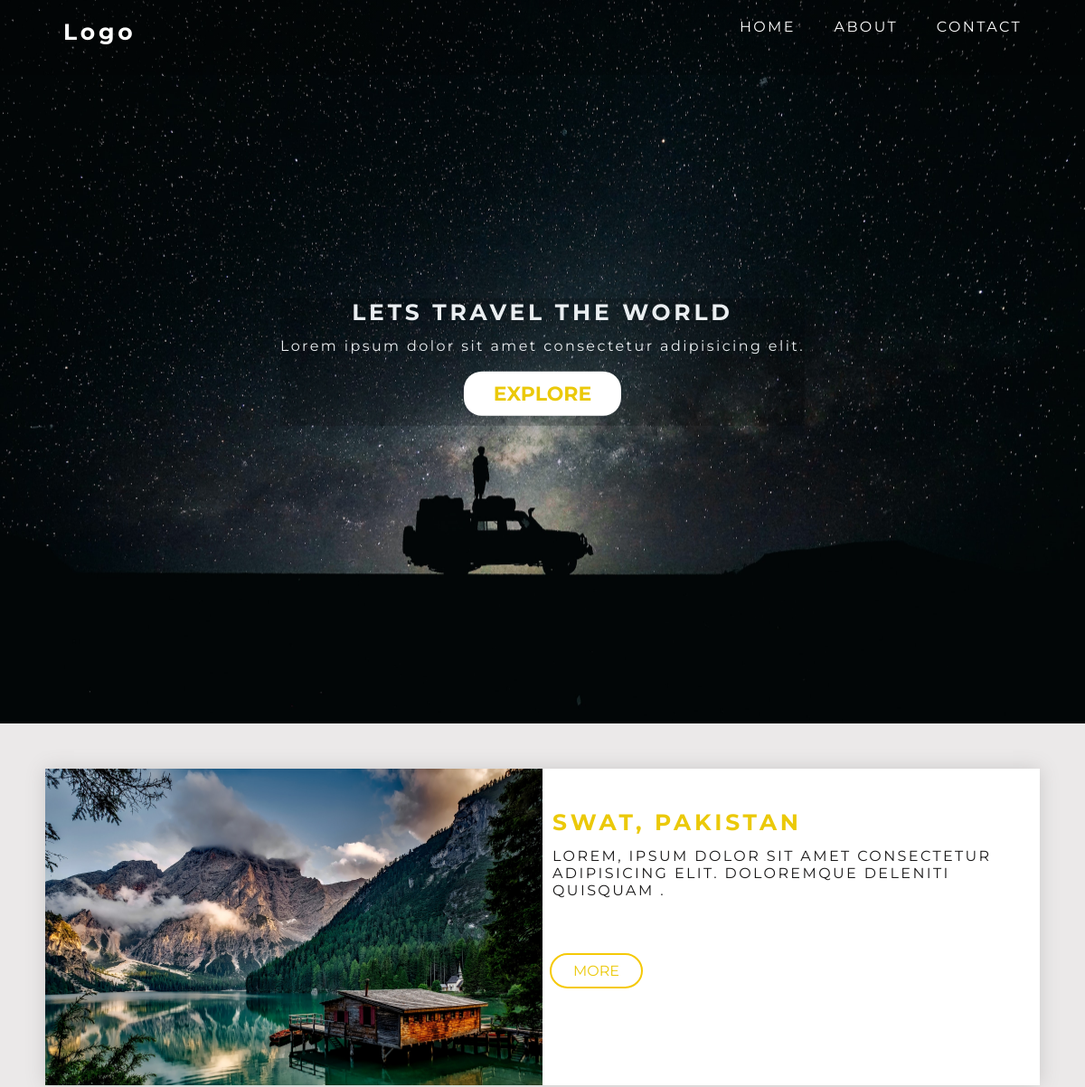
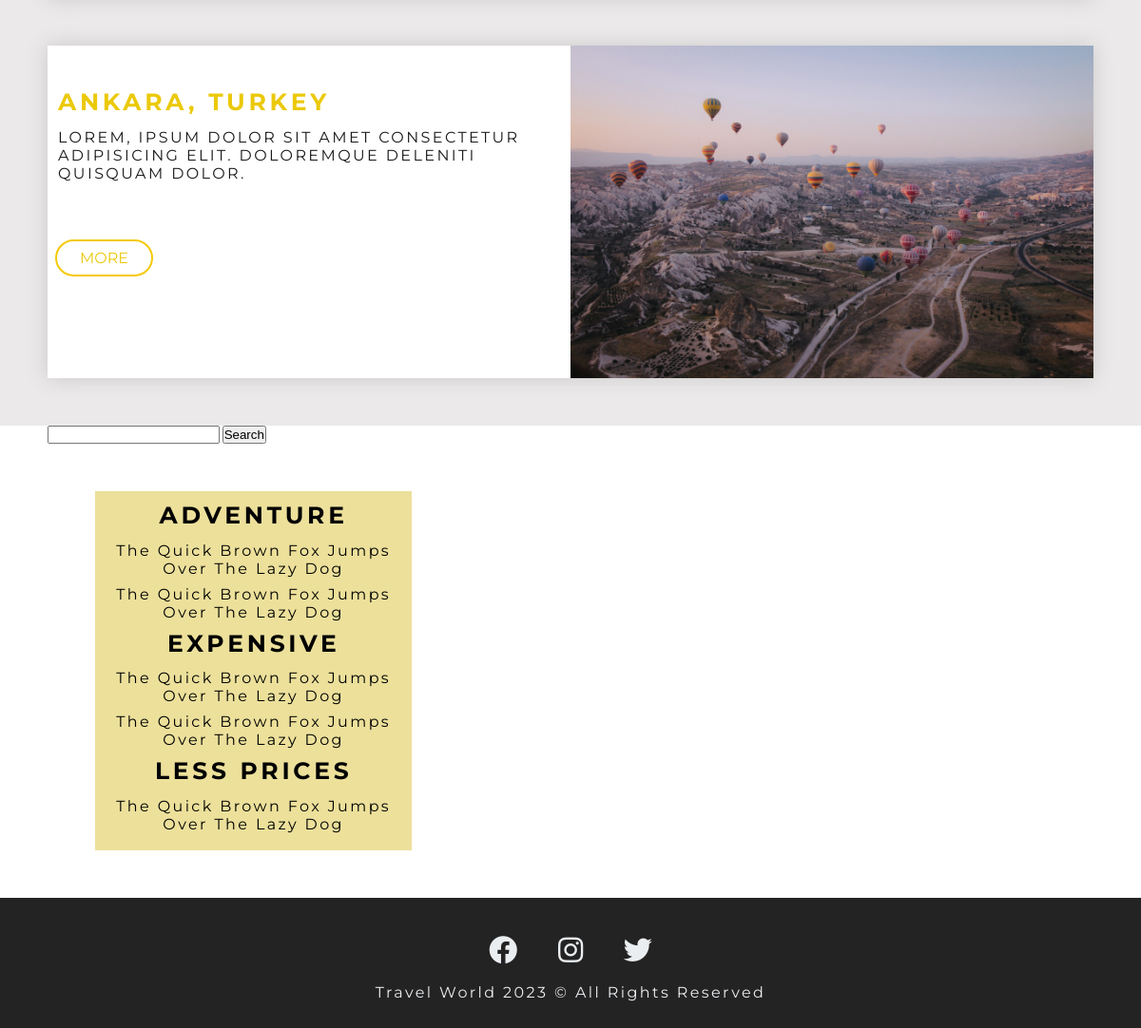
The page / on the database its author committed (2 pictures, top to bottom).
### services/models.py (models this page shows)
class Service (models.Model):
    service_title=models.CharField(max_length=100)
    service_des=HTMLField()

### newysite/views.py (the view)
# urls.py: 2. Add a URL to urlpatterns:  path('', Home.as_view(), name='home')
def Home (request):
    data={}
    servicedata=Service.objects.all()
    if request.method=="GET":
        st=request.GET.get("servicetitle")
        if st!=None:
            servicedata=Service.objects.filter(service_title__icontains=st)
    data={
        "servicedata":servicedata
    }
    return render (request,"home.html",data)

### templates/home.html
{% include "header.html" %}
    <div class="header-content">
        <h1 class="color-white">lets travel the world</h1>
        <p class="color-white">Lorem ipsum dolor sit amet consectetur adipisicing elit.</p>
        <a href="#explore" class="btn btn-primary color-yellow md-head">Explore</a>
    </div>
    </header>
    <section class="showcase" id="explore">
        <div class="container">
            <div class="row row1 ">
                <div class="img-box">
                    <img src="/static/images/Pakistan.jpg" alt="">
                </div>
                <div class="text-box color-black md-head">
                    <h1 class="color-yellow">swat, Pakistan</h1>
                    <p>Lorem, ipsum dolor sit amet consectetur adipisicing elit. Doloremque deleniti quisquam .</p>
                </div>
                <a href="#" class="btn btn-secondary color-yellow">More</a>
            </div>
            <div class="row row2">
                <div class="img-box">
                    <img src="/static/images/Turkey.jpg" alt="">
                </div>
                <div class="text-box color-black md-head">
                    <h1 class="color-yellow">Ankara, Turkey</h1>
                    <p>Lorem, ipsum dolor sit amet consectetur adipisicing elit. Doloremque deleniti quisquam dolor.</p>
                </div>
                <a href="#" class="btn btn-secondary color-yellow">More</a>
            </div>
        </div>
    </section>
    <section class="features">
        <div class="container">
            <form action="">
                <input type="text" name="servicetitle" id="">
                <input type="submit" value="Search">
            </form>
            <div class="box-wrapper">
                <div class="box box-1 bg-color">
                    {% for n in servicedata %}
                        <h1>{{n.service_title | safe | upper}}</h1>
                        <p>{{n.service_des | safe | title}}</p>
                    {% endfor %}
                </div>
            </div>
        </div>
    </section>
    {% include "footer.html" %}
</body>
</html>

### templates/header.html (shortened to what this page needs)
<!DOCTYPE html>
<html lang="en">
<head>
    <link rel="stylesheet" href="https://cdnjs.cloudflare.com/ajax/libs/font-awesome/6.4.0/css/all.min.css" />
    <link rel="stylesheet" href="/static/css/style.css">
</head>
<body>
    <header class="head">
    <nav class="navbar" >
        <div class="container">
            <h1 class="logo">Logo</h1>
            <ul class="nav-items">
                <li class="nav-item"><a href="{% url 'home' %}">Home</a></li>
                <li class="nav-item"><a href="{% url 'about' %}">About</a></li>
                <li class="nav-item"><a href="{% url 'contact' %}">Contact</a></li>
            </ul>
        </div>
    </nav>

### templates/footer.html
<footer class="footer color-white">
    <div class="socialmedia ">
        <i class="fa-brands fa-facebook fa-3x"></i>
        <i class="fa-brands fa-instagram fa-3x"></i>
        <i class="fa-brands fa-twitter fa-3x"></i>
    </div>
    <p>Travel World 2023 &copy; All Rights Reserved</p>
</footer>

### static/css/style.css (style rules this page uses)
* { margin: 0; padding: 0; box-sizing: border-box; }
.container { max-width: 1100px; width: 95%; margin: 0 auto; }
.md-head { font-size: 2.2rem; }
.color-yellow { color: rgb(235, 201, 9); }
.color-black { color: rgb(26, 25, 25); }
.color-white { color: rgb(234, 238, 241); }
body { font-family: 'Montserrat', sans-serif; }
html { font-size: 62.5%; }
ul li { list-style: none; }
a { font-size: 1.6rem; text-decoration: none; padding-bottom: 0.5rem; }
h1 { font-size: 2.5rem; }
p, li { font-size: 1.6rem; margin-bottom: 0.5em; letter-spacing: 0.15em; }
h1,h2,h2 { margin-bottom: 0.5em; letter-spacing: 0.15em; font-weight: 700; }
.bg-color { background-color: rgb(236, 224, 155); }
.btn { display: inline-block; text-transform: uppercase; padding: 0.5em 1.5em; margin: 0.5em ; border-radius: 2rem; }
.btn-primary { background-color: white; font-weight: 700; }
.btn-secondary { border: 2px solid rgb(245, 201, 7); }
.head { height: 100vh; background: url('../images/Headere.jpg'); background-position: center; background-repeat: no-repeat; background-size: cover; position: relative; color: white; }
.navbar { background: linear-gradient(rgba(0,0,0,0.2),rgba(0,0,0,0.2)); }
.navbar::after { content: ''; display: block; clear: both; }
.navbar .logo { float: left; padding: 2rem; }
.navbar .nav-items { float: right; }
.navbar .nav-item { display: inline-block; padding: 2rem; text-transform: uppercase; text-decoration: none; }
.navbar a:link, .navbar a:visited { color: white; }
.header-content { position: absolute; left: 50%; top: 50%; transform: translate(-50%,-50%); text-align: center; background: linear-gradient(rgba(0,0,0,.2),rgba(0,0,0,.2)); }
.header-content h1 { font-weight: 700; text-transform: uppercase; }
.showcase { padding: 5em 0; background: rgb(235, 233, 233); }
.row { height: 350px; background-color: rgb(255, 255, 255); box-shadow: 0 0 20px 0 #cac8c8; }
.row1 { margin-bottom: 5rem; }
.row1 .img-box, .row2 .text-box { float: left; width: 50%; }
.row2 .img-box, .row1 .text-box { float: right; width: 50%; }
.row .img-box { height: 100%; }
.row .img-box img { display: block; width: 100%; height: 100%; object-fit: cover; }
.row1 .text-box { text-transform: uppercase; padding: 2em 0.5em; }
.row2 .text-box { text-transform: uppercase; padding: 2em 0.5em; }
.row::after { content: ''; display: block; clear: both; }
.box-wrapper { margin: 5rem; }
.box-wrapper .box { width: 33.3333%; height: 100%; padding: 1em; text-align: center; }
.box-wrapper .box-1 { float: left; }
.box-wrapper::after { content: ''; display: block; clear: both; }
.footer { background-color: #242323; text-align: center; padding: 2rem; }
.socialmedia i { margin: 2rem; }

### rows shown on the page
Service: service_title "ADVENTURE", service_des "The Quick Brown Fox Jumps Over The Lazy Dog The Quick Brown Fox Jumps Over The Lazy Dog"
Service: service_title "EXPENSIVE", service_des "The Quick Brown Fox Jumps Over The Lazy Dog The Quick Brown Fox Jumps Over The Lazy Dog"
Service: service_title "LESS PRICES", service_des "The Quick Brown Fox Jumps Over The Lazy Dog"
